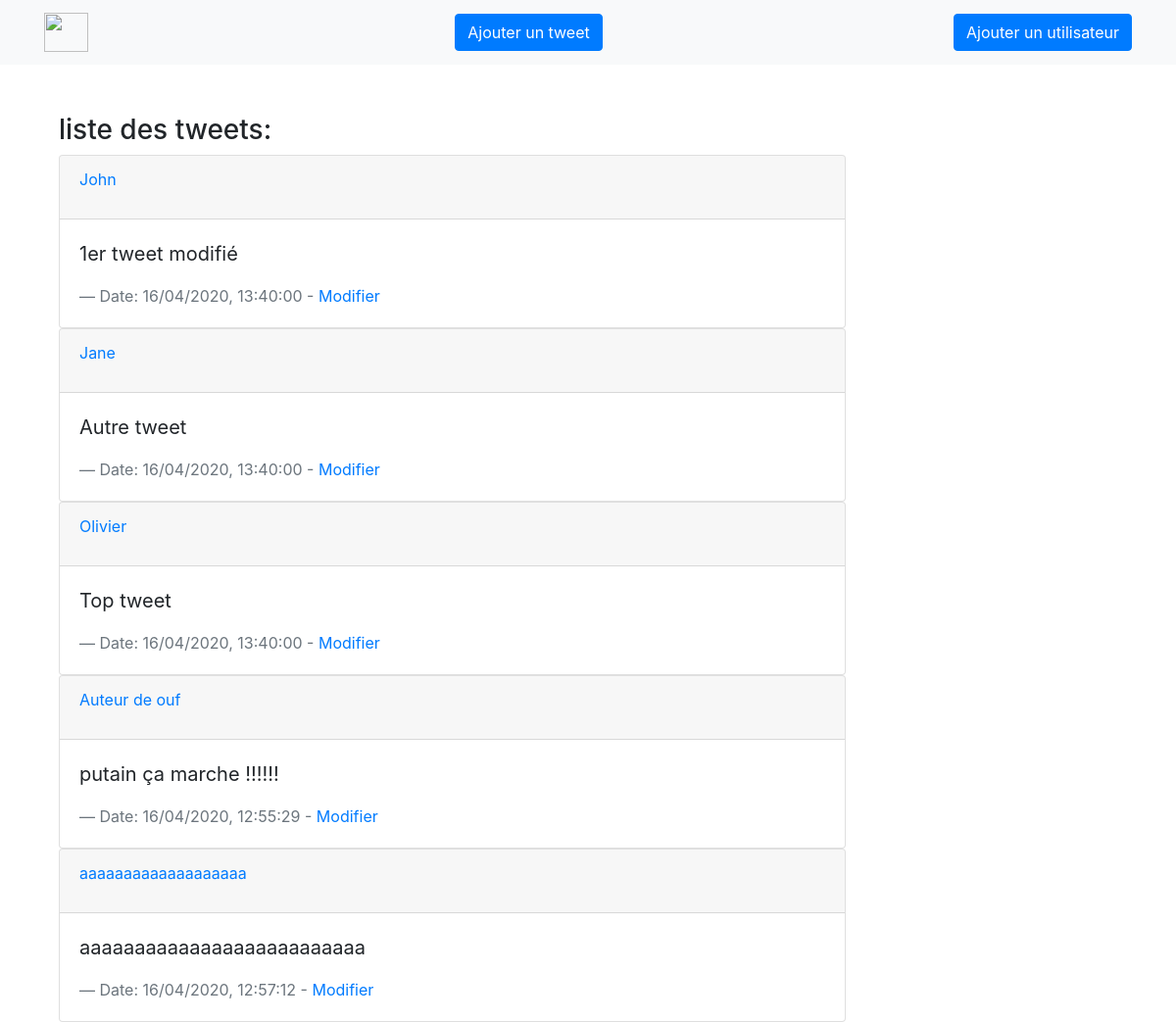
/tweets, run on the app's committed database.
### tweet.py (models this page shows, shortened)
class Tweet(db.Model):
    id = db.Column(db.Integer, primary_key=True)
    authorName = db.Column(db.String(80), nullable=False)
    content = db.Column(db.String(140), nullable=False)
    image = db.Column(db.String(80), nullable=True)
    date = db.Column(db.DateTime, default=datetime.datetime.utcnow)

### application.py (the view)
@app.route('/tweets')
def display_tweets():
    allTweets = Tweet.query.all()
    return render_template('tweets.html', tweets=allTweets)

### templates/tweets.html (shortened to what this page needs)
<!DOCTYPE html>
<html>
    <head>
        <link rel="stylesheet" href="{{ url_for('static', filename='css/bootstrap.min.css') }}">
    </head>
    <body>
        <div>
            <nav class="navbar navbar-light bg-light">
                <div class="container">
                    <a class="navbar-brand" href="#">
                        <img src="//upload.wikimedia.org/wikipedia/fr/thumb/c/c8/Twitter_Bird.svg/944px-Twitter_Bird.svg.png"
                            width="45" height="40" alt="">
                    </a>
                    <a href="/tweets/create" class="btn btn-primary">Ajouter un tweet</a>
                    <a href="/users/create" class="btn btn-primary">Ajouter un utilisateur</a>
                </div>
            </nav>
        </div>
        <div class="container" style="margin-top: 50px;">
            <div class="col-md-9">
                <h3>liste des tweets:</h3>
                <div id="tweets">
                    {% for tweet in tweets %}
                    <div class="card">
                        <div class="card-header">
                            <p><a href="/tweets/{{ tweet.authorName }}">{{ tweet.authorName }}</a></p>
                        </div>
                        <div class="card-body">
                            <blockquote class="blockquote mb-0">
                                <p> {{ tweet.content }}</p>
                                <footer class="blockquote-footer">{% if tweet.date %}Date: {{ tweet.date.strftime("%d/%m/%Y, %H:%M:%S") }} - {% endif %}<a href="/tweets/{{ tweet.id }}/edit">Modifier</a></footer>
                            </blockquote>
                        </div>
                    </div>
                    {% endfor %}
                </div>
            </div>
        </div>
    </body>
</html>

### data on the page
Tweet: authorName "John", content "1er tweet modifié", date "16/04/2020, 13:40:00"
Tweet: authorName "Jane", content "Autre tweet", date "16/04/2020, 13:40:00"
Tweet: authorName "Olivier", content "Top tweet", date "16/04/2020, 13:40:00"
Tweet: authorName "Auteur de ouf", content "putain ça marche !!!!!!", date "16/04/2020, 12:55:29"
Tweet: authorName "aaaaaaaaaaaaaaaaaaa", content "aaaaaaaaaaaaaaaaaaaaaaaaaa", date "16/04/2020, 12:57:12"
